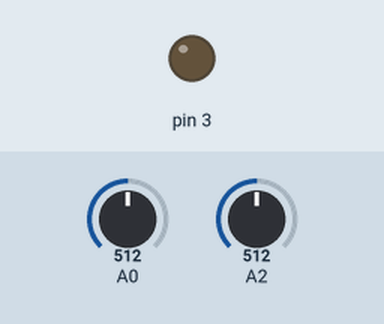
This sketch was run on a simulated Arduino Mega 2560, built with avr-gcc and run on an emulated ATmega2560. Shown: output pins drawn as LEDs (lit = HIGH). The test bench sets the inputs (shaded band); at power-on: A2 = 512, A0 = 512.

Above: at 1.2 s.
1.3 s: A2 set to 716
At 1.38 s:
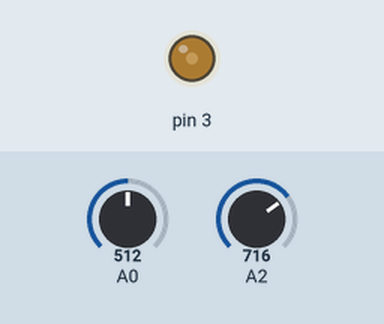
At 2.9 s:
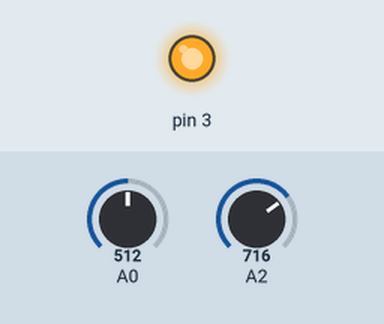
4.3 s: A0 set to 900
At 6.82 s:
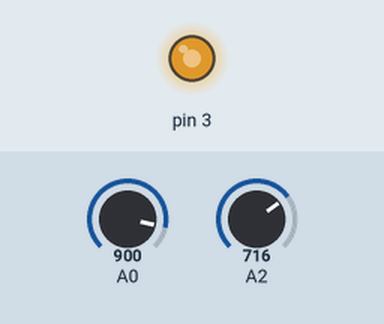
7.3 s: A0 set to 511
Timing chart, 0 to 10.3 s (numbered marks = the images above; inputs shaded):
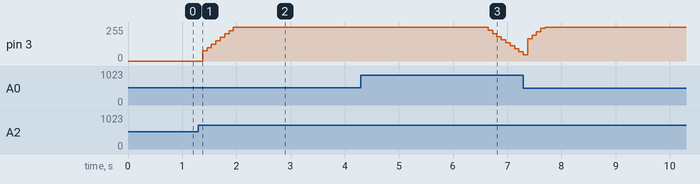

Measured:
- after the input at 1.3 s, pin 3: moves from 0/255 to 255/255 over 0.65 s, starting after 0.08 s
- after the input at 4.3 s, pin 3: moves from 255/255 to 46/255 over 0.73 s, starting after 2.3 s

The sketch:

LabControle10.ino
```cpp
int Ts = 80;
unsigned long tempoAnt = 0;
int leituraR, leituraY;
float r;
float y;
float e;
float u;
float uPWM;
float Kp = 1;
float Ki = 0.5;
float somaErro = 0;

void setup() {
  pinMode(A2,INPUT);
  pinMode(A0,INPUT);
  TCCR3B = TCCR3B & B11111000 | B00000001;
  pinMode(3, OUTPUT);
  Serial.begin(2000000);
}

void loop() {
  if(millis() - tempoAnt > Ts){
    leituraR = analogRead(A2);
    leituraY = analogRead(A0);
    r = leituraR*0.0048875855;
    y = leituraY*0.0048875855;
    e = r-y;
    somaErro += e;
    u = Kp*e +Ki*somaErro;
    if(u<0){
      u=0;
    }
    if(u>5){
      u=5;
    }
    uPWM = u*51;
    analogWrite(3, uPWM);
    tempoAnt = millis();
  }
}
```
